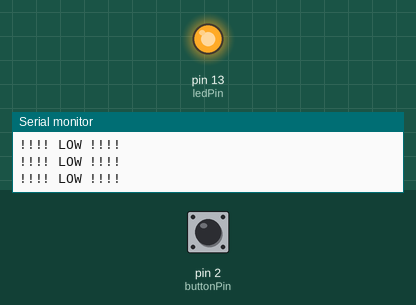
The sketch below on a simulated Arduino Uno, built with avr-gcc and run on an emulated ATmega328P. Shown: output pins drawn as LEDs (lit = HIGH), the last lines printed to the serial monitor. The test bench sets the inputs (shaded band); at power-on: pin 2 (buttonPin) LOW.

Above: at 1.2 s.
1.3 s: pin 2 (buttonPin) pulled HIGH for 0.15 s
At 1.4 s:
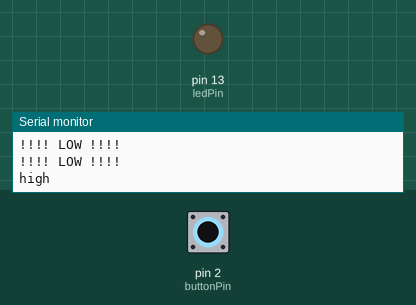
3.0 s: pin 2 (buttonPin) pulled HIGH for 3.2 s
At 7.3 s:
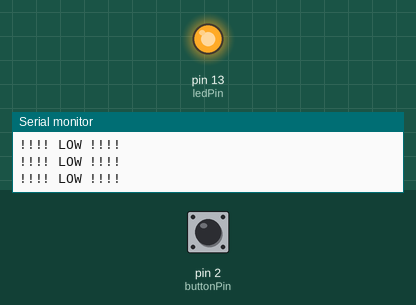
Timing chart, 0 to 8.8 s (numbered marks = the images above; inputs shaded):
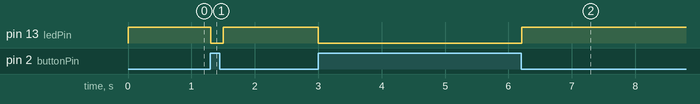

Measured:
- after the input at 1.3 s, pin 13 (ledPin): HIGH → LOW at once, → HIGH 0.20 s later
- after the input at 3.0 s, pin 13 (ledPin): HIGH → LOW at once, → HIGH 3.2 s later

The sketch:

pullup.ino
```cpp
const int buttonPin = 2;
const int ledPin = 13;

void setup() {
  pinMode(buttonPin, INPUT);
  pinMode(ledPin, OUTPUT);
  Serial.begin(9600);
}

void loop() {
  int reading = digitalRead(buttonPin);
  if (reading == HIGH) {
    Serial.println("high");
    digitalWrite(ledPin, LOW);
  }
  else {
    Serial.println("!!!! LOW !!!!");
    digitalWrite(ledPin, HIGH);
  }
  delay(100);
}
```
